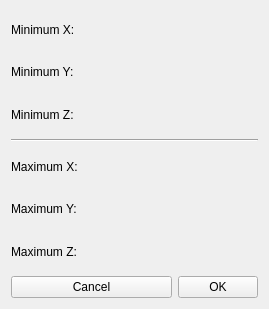
<ui version="4.0" >
 <class>CroppingManagerBase</class>
 <widget class="QDialog" name="CroppingManagerBase" >
  <property name="geometry" >
   <rect>
    <x>0</x>
    <y>0</y>
    <width>269</width>
    <height>309</height>
   </rect>
  </property>
  <property name="windowTitle" >
   <string>CroppingManagerBase</string>
  </property>
  <layout class="QGridLayout" >
   <item row="3" column="0" colspan="3" >
    <widget class="Line" name="line3" >
     <property name="frameShape" >
      <enum>QFrame::HLine</enum>
     </property>
     <property name="frameShadow" >
      <enum>QFrame::Sunken</enum>
     </property>
    </widget>
   </item>
   <item row="7" column="2" >
    <widget class="QPushButton" name="buttonOk" >
     <property name="text" >
      <string>OK</string>
     </property>
     <property name="autoDefault" >
      <bool>false</bool>
     </property>
    </widget>
   </item>
   <item row="7" column="0" colspan="2" >
    <widget class="QPushButton" name="buttonCancel" >
     <property name="text" >
      <string>Cancel</string>
     </property>
     <property name="autoDefault" >
      <bool>false</bool>
     </property>
    </widget>
   </item>
   <item row="6" column="0" >
    <widget class="QLabel" name="textZMax" >
     <property name="text" >
      <string>Maximum Z:</string>
     </property>
     <property name="wordWrap" >
      <bool>false</bool>
     </property>
    </widget>
   </item>
   <item row="5" column="0" >
    <widget class="QLabel" name="textYMax" >
     <property name="text" >
      <string>Maximum Y:</string>
     </property>
     <property name="wordWrap" >
      <bool>false</bool>
     </property>
    </widget>
   </item>
   <item row="4" column="0" >
    <widget class="QLabel" name="textXMax" >
     <property name="text" >
      <string>Maximum X:</string>
     </property>
     <property name="wordWrap" >
      <bool>false</bool>
     </property>
    </widget>
   </item>
   <item row="2" column="0" >
    <widget class="QLabel" name="textZMin" >
     <property name="text" >
      <string>Minimum Z:</string>
     </property>
     <property name="wordWrap" >
      <bool>false</bool>
     </property>
    </widget>
   </item>
   <item row="1" column="0" >
    <widget class="QLabel" name="textYMin" >
     <property name="text" >
      <string>Minimum Y:</string>
     </property>
     <property name="wordWrap" >
      <bool>false</bool>
     </property>
    </widget>
   </item>
   <item row="0" column="0" >
    <widget class="QLabel" name="textXMin" >
     <property name="text" >
      <string>Minimum X:</string>
     </property>
     <property name="wordWrap" >
      <bool>false</bool>
     </property>
    </widget>
   </item>
   <item row="0" column="1" colspan="2" >
    <widget class="FloatInRangeControl" native="1" name="minimumX" />
   </item>
   <item row="2" column="1" colspan="2" >
    <widget class="FloatInRangeControl" native="1" name="minimumZ" />
   </item>
   <item row="1" column="1" colspan="2" >
    <widget class="FloatInRangeControl" native="1" name="minimumY" />
   </item>
   <item row="4" column="1" colspan="2" >
    <widget class="FloatInRangeControl" native="1" name="maximumX" />
   </item>
   <item row="6" column="1" colspan="2" >
    <widget class="FloatInRangeControl" native="1" name="maximumZ" />
   </item>
   <item row="5" column="1" colspan="2" >
    <widget class="FloatInRangeControl" native="1" name="maximumY" />
   </item>
  </layout>
 </widget>
 <layoutdefault spacing="6" margin="11" />
 <customwidgets>
  <customwidget>
   <class>FloatInRangeControl</class>
   <extends>QWidget</extends>
   <header location="global" >Utils</header>
  </customwidget>
 </customwidgets>
 <tabstops>
  <tabstop>buttonOk</tabstop>
  <tabstop>buttonCancel</tabstop>
 </tabstops>
 <includes>
  <include location="local" >floatinrangecontrol.h</include>
 </includes>
 <resources/>
 <connections/>
</ui>
